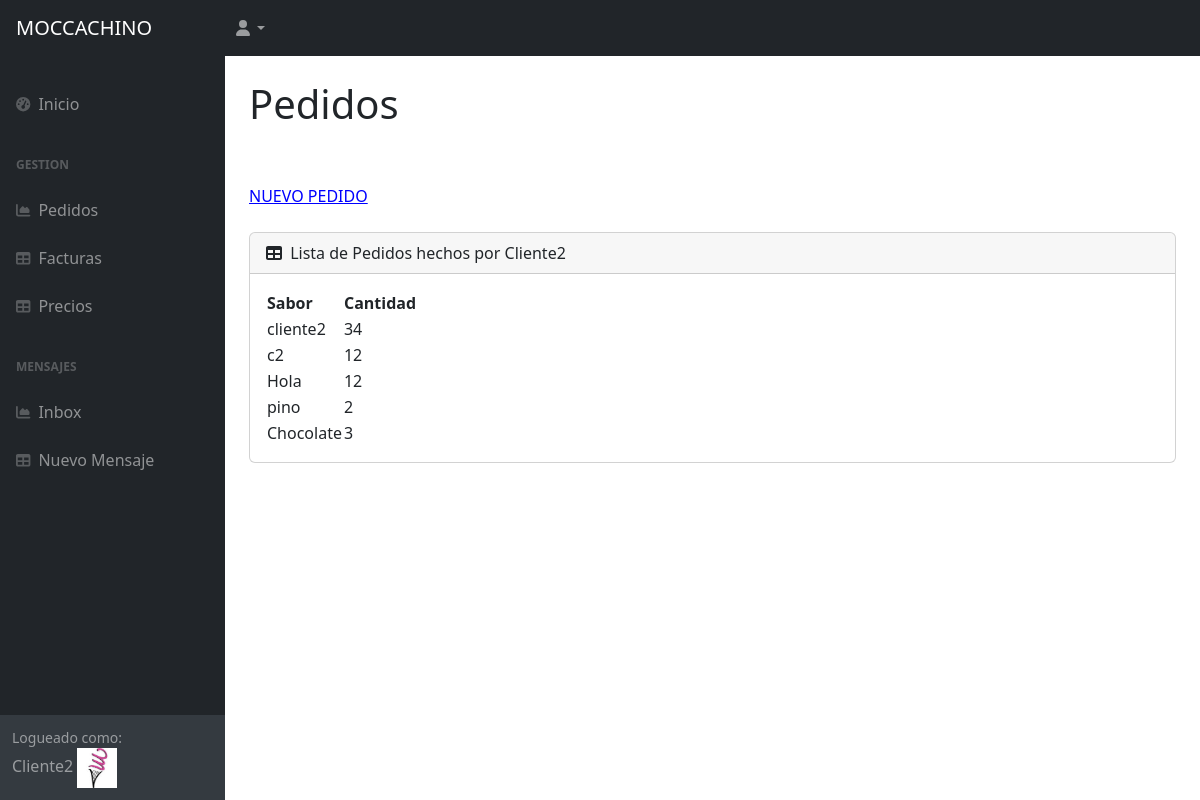
The app's page /AppClientes/pedidos_por_cliente/ (signed in), older data.
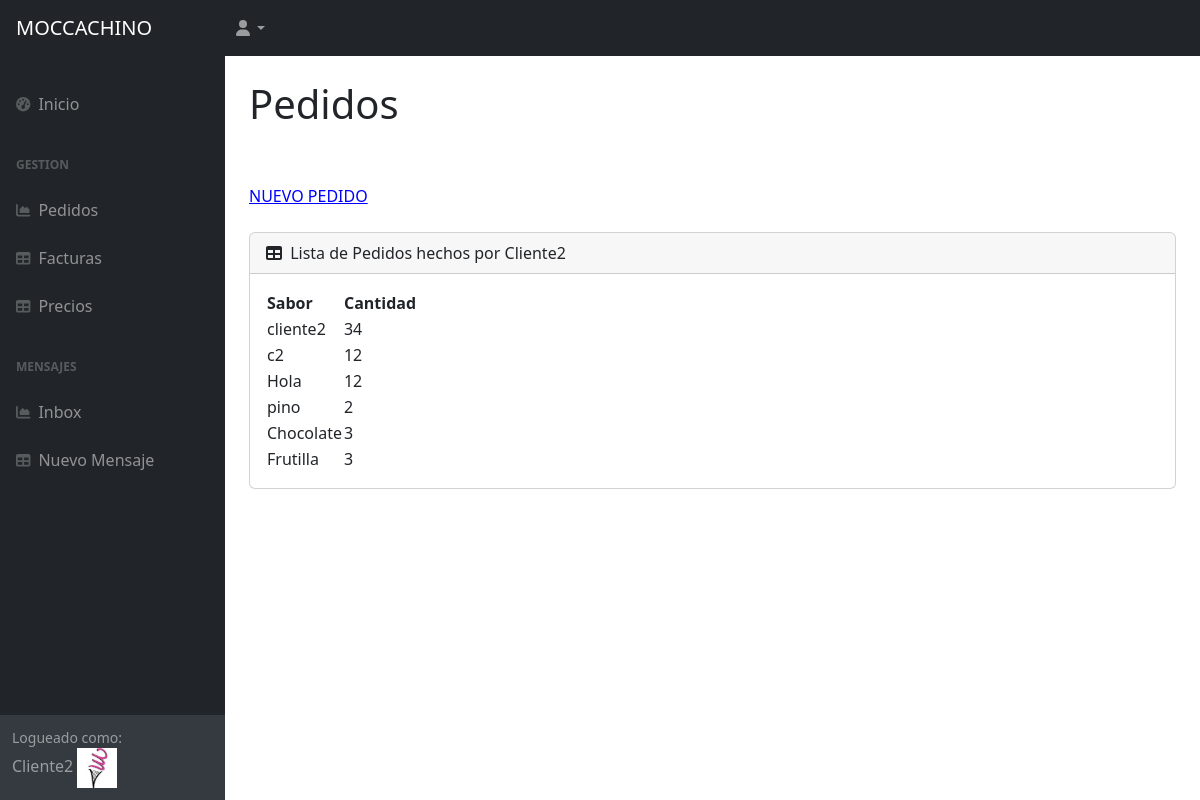
The same page, newer data.
### AppClientes/models.py (models this page shows, shortened)
class Pedido(models.Model):
    sabor=models.CharField(max_length=50)
    cantidad=models.IntegerField()
    cliente = models.ForeignKey(User, on_delete=models.SET_NULL, null=True, blank=True)

### AppClientes/views.py (the view)
# urls.py: path('pedidos_por_cliente/', vista_super, name="pedidos_por_cliente"),
@login_required
def vista_super (request):
    if request.user.is_superuser:
        pedidos = Pedido.objects.all()
        context= {"pedidos": pedidos, "avatar":verAvatar(request)}
        return render(request, "AppClientes/pedidos.html", context)
    else:
        varCliente = request.user
        pedidos = Pedido.objects.filter(cliente=varCliente)
        context= {"pedidos": pedidos, "avatar":verAvatar(request)}
        return render(request, "AppClientes/pedidos_por_cliente.html", context)

### AppClientes/views.py (called while the page is built)
def verAvatar(request):
    avatares=Avatar.objects.filter(user=request.user.id)
    if len(avatares)!=0:
        return avatares[0].imagen.url
    else:
        return "/media/avatars/favicon.ico"

### AppClientes/templates/AppClientes/pedidos_por_cliente.html
{% extends 'AppClientes/padre.html' %}
{% load static %}
            {% block contenido %}
            <div id="layoutSidenav_content">
                <main>
                    <div class="container-fluid px-4">
                        <h1 class="mt-4">Pedidos</h1>
                        <br>
                        <br>
                            <a style="color: blue;" href="{% url 'pedidosagregar' %}">NUEVO PEDIDO</a>
                            <br>
                            <br>
                        <div class="card mb-4">
                            <div class="card-header">
                                <i class="fas fa-table me-1"></i>
                                Lista de Pedidos hechos por {{ user }}
                            </div>
                            <div class="card-body">
                                <table id="datatablesSimple">
                                    <thead>
                                        <tr>
                                            <th>Sabor</th>
                                            <th>Cantidad</th>
                                        </tr>
                                    </thead>
                                    <tbody>
                                        {% for pedido in pedidos %}
                                        <tr>
                                            <td>{{ pedido.sabor }}</td>
                                            <td>{{ pedido.cantidad }}</td>
                                        </tr>
                                        {% endfor %}
                                    </tbody>
                                </table>
                            </div>
                        </div>
                    </div>
                </main>
                {% endblock %}

Row changes from the older to the newer data that the page shows:
added Pedido: sabor "Frutilla", cantidad "3"
